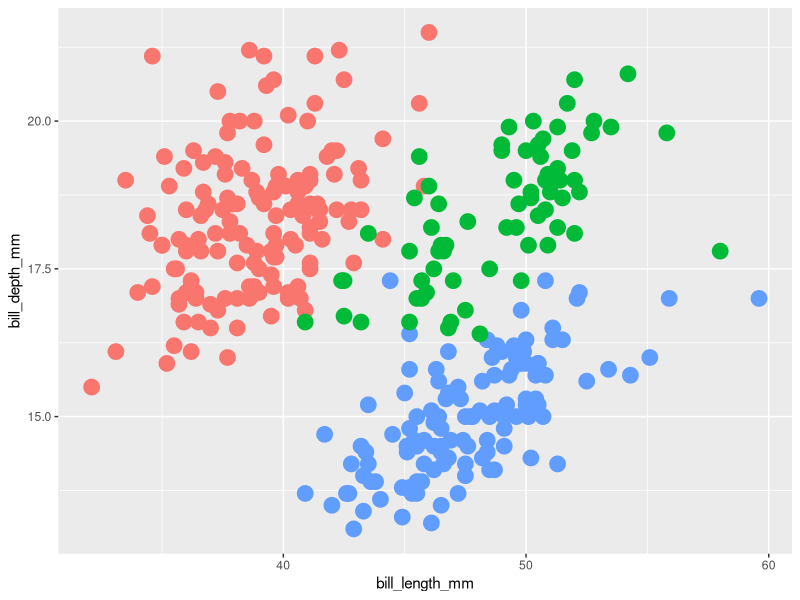
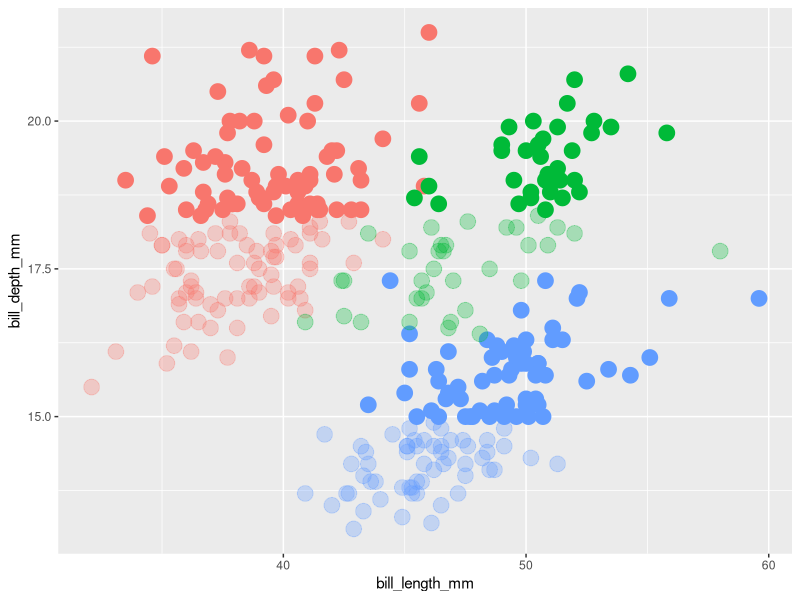
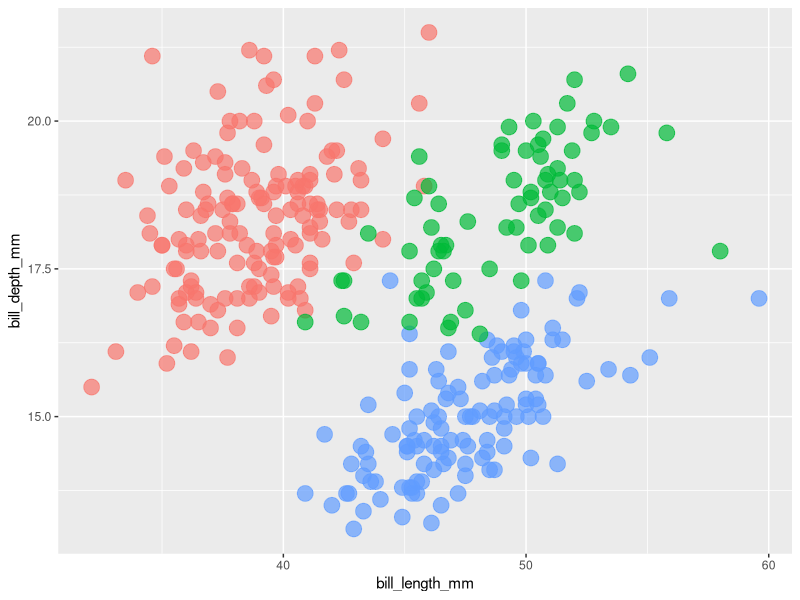
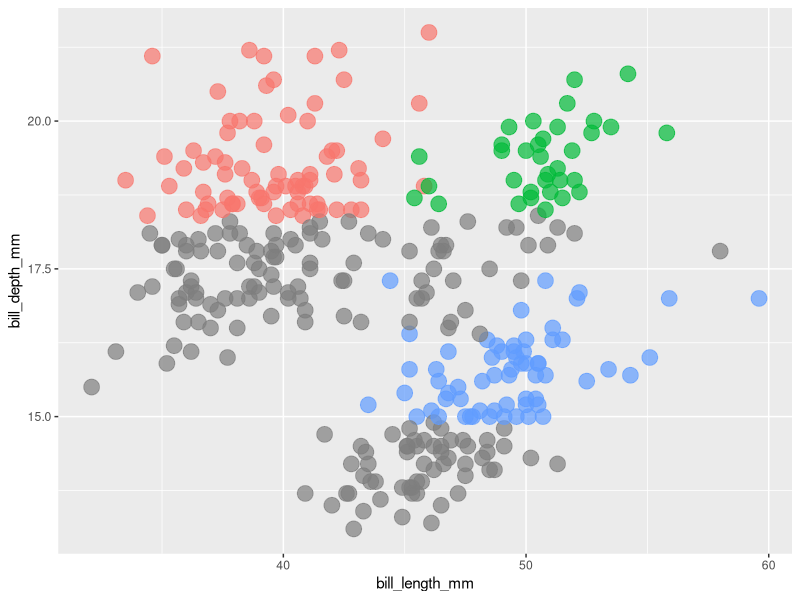
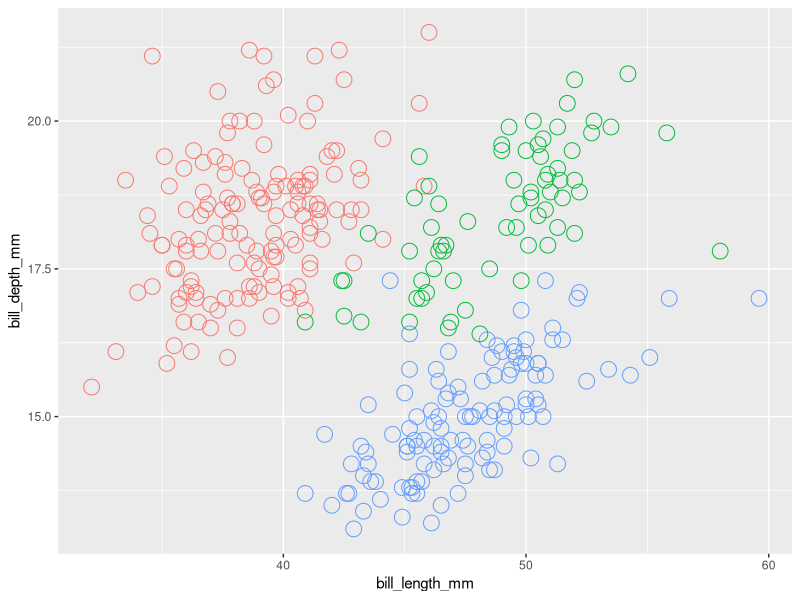
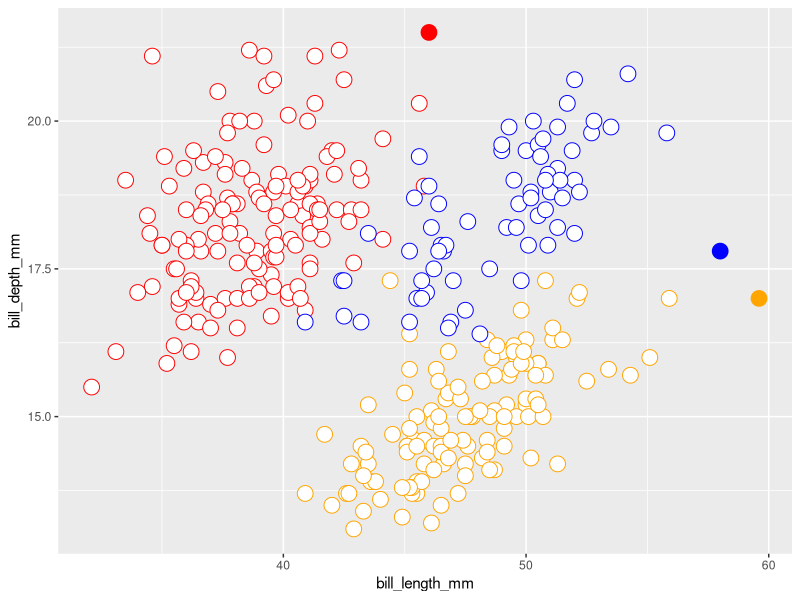
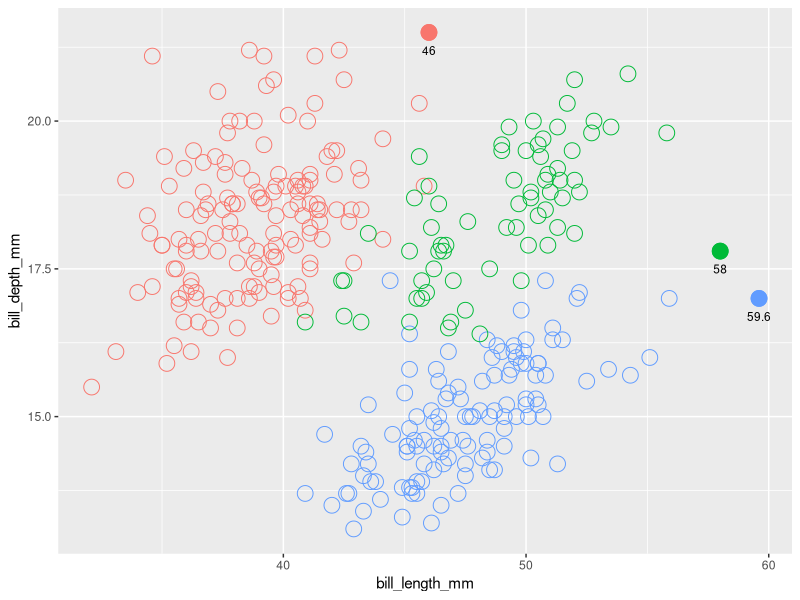

The R script that drew these images, in order:
## ---- chunk 1
library(tidyverse)
library(palmerpenguins)
penguins <- penguins %>% drop_na()

penguins
## ---- chunk 2
penguins %>% 
  ggplot(aes(x = bill_length_mm, y = bill_depth_mm, color = species)) +
  geom_point(size = 5, show.legend = FALSE)
## ---- chunk 3
penguins %>% 
  group_by(species) %>% 
  mutate(cutpoint = if_else(bill_depth_mm >= mean(bill_depth_mm), "a", "b")) %>% 
  
  ggplot(aes(x = bill_length_mm, y = bill_depth_mm, color = species, alpha = cutpoint)) +
  geom_point(size = 5, show.legend = FALSE) +
  scale_alpha_manual(
    values = c("a" = 1, "b" = 0.3)
  )
## ---- chunk 4
penguins %>% 
  ggplot(aes(x = bill_length_mm, y = bill_depth_mm, color = species)) +
  geom_point(size = 5, alpha = 0.7, show.legend = FALSE)
## ---- chunk 5
penguins %>% 
  group_by(species) %>% 
  mutate(maxpoint = if_else(bill_depth_mm > mean(bill_depth_mm), cur_group_id(), NA_integer_)) %>% 
  mutate(maxpoint = as.factor(maxpoint)) %>% 
  
  ggplot(aes(x = bill_length_mm, y = bill_depth_mm, color = maxpoint)) +
  geom_point(size = 5, alpha = 0.7, show.legend = FALSE) 
## ---- chunk 6
penguins %>% 
  ggplot(aes(x = bill_length_mm, y = bill_depth_mm, color = species)) +
  geom_point(shape = 21, size = 5, show.legend = FALSE)
## ---- chunk 7
penguins %>% 
  group_by(species) %>% 
  mutate(maxpoint = if_else(bill_length_mm == max(bill_length_mm), cur_group_id(), 0L)) %>% 
  mutate(maxpoint = as.factor(maxpoint)) %>% 
  
  ggplot(aes(x = bill_length_mm, y = bill_depth_mm, color = species)) +
  geom_point(aes(fill = maxpoint), 
    shape = 21, size = 5, show.legend = FALSE
  ) +
  scale_color_manual(
    breaks = c("Adelie", "Chinstrap", "Gentoo"), 
    values = c("red", "blue", "orange")
  ) +
  scale_fill_manual(
    values = c("0" = "white", "1" = "red", "2" = "blue", "3" = "orange")
  )
## ---- chunk 8
penguins %>% 
  group_by(species) %>% 
  mutate(maxpoint = if_else(bill_length_mm == max(bill_length_mm), bill_length_mm, NA_real_)) %>% 

  ggplot(aes(x = bill_length_mm, y = bill_depth_mm, color = species)) +
  geom_point(shape = 21, size = 5) +
  geom_point(aes(x = maxpoint), size = 5) +
  geom_text(aes(label = maxpoint), size = 3, vjust = 2.5, color = "black") +
  theme(legend.position = "none")
